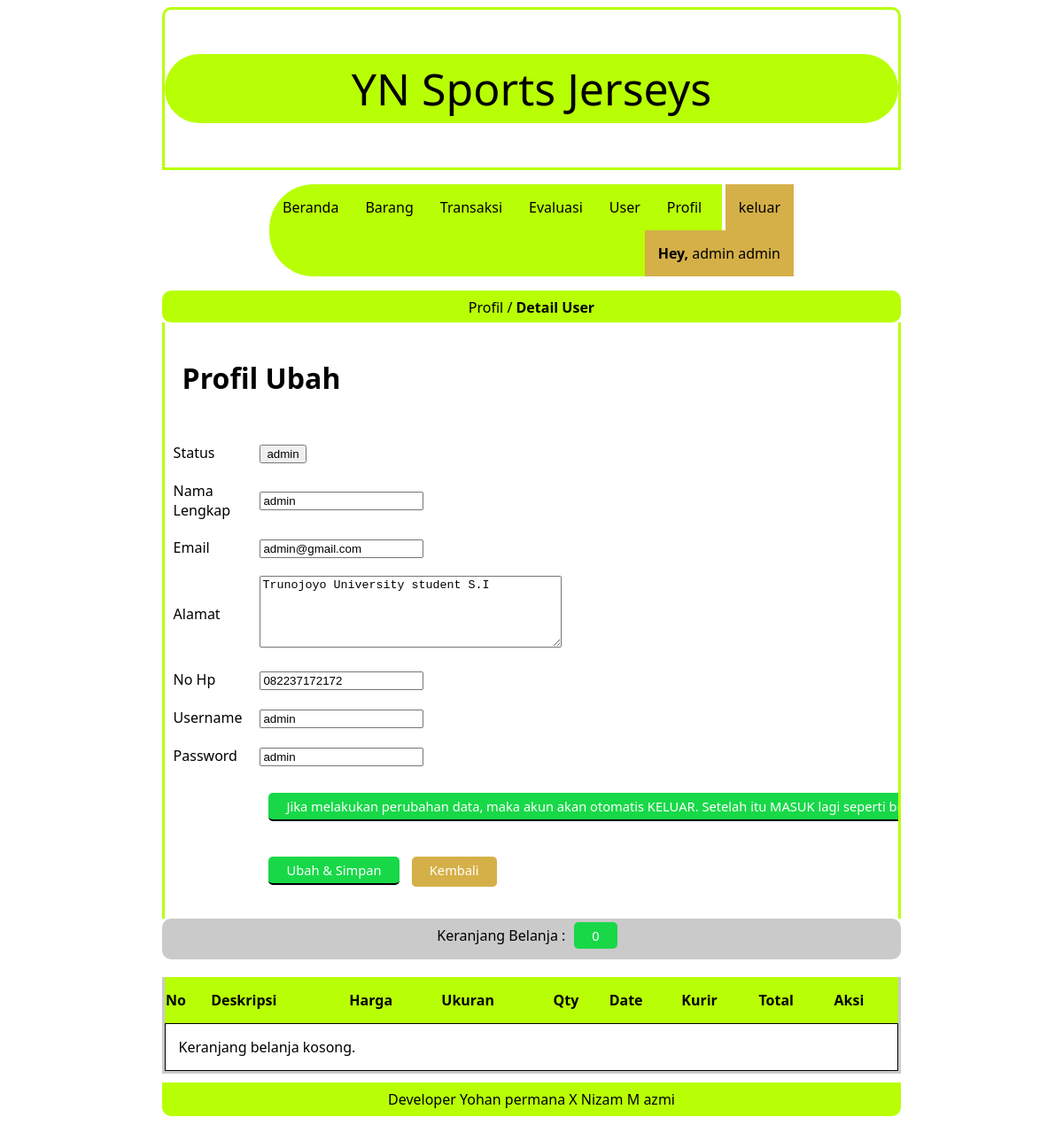
Screenshot of /index.php?page=profilad_ubah (signed in) with the database file from the repository.
### tables this page shows
CREATE TABLE `tbl_users` (
  `id_user` int(100) NOT NULL,
  `nama_lengkap` varchar(30) NOT NULL,
  `email` varchar(30) NOT NULL,
  `username` varchar(6) NOT NULL,
  `password` varchar(6) NOT NULL,
  `alamat` varchar(50) NOT NULL,
  `no_hp` text NOT NULL,
  `title` varchar(10) NOT NULL
);

### page/admin/profil/profil_ubah.php (the view, shortened to what this page needs)
<div class="box-title">
    <p>Profil / <b>Detail User</b></p>
</div>
<div id="box">
  <h1>Profil Ubah</h1>
  <?php
  include 'lib/koneksi.php';
  $user = $_SESSION['username'];
  $ambiluser = $conn->prepare("SELECT * FROM tbl_users WHERE username =:user");
  $ambiluser->bindparam(':user', $user);
  $ambiluser->execute();
  $data = $ambiluser->fetch(PDO::FETCH_OBJ);
   ?>
  <form name="ubah" action="?page=profilad_ubahpro" method="post" enctype="multipart/form-data">
  <table class="article">
    <tr>
      <td>Status</td>
      <td>
        <input type="button" value="<?php echo $data->title; ?>">
      </td>
    </tr>
    <tr>
      <td>Nama Lengkap</td>
      <td>
        <input type="text" name="nama_lengkap" value="<?php echo $data->nama_lengkap; ?>" required>
      </td>
    </tr>
    <tr>
      <td>Email</td>
      <td>
        <input type="text" name="email" value="<?php echo $data->email; ?>" required>
      </td>
    </tr>
    <tr>
      <td>Alamat</td>
      <td>
        <textarea name="alamat" rows="5" cols="40" required><?php echo $data->alamat; ?></textarea>
      </td>
    </tr>
    <tr>
      <td>No Hp</td>
      <td>
        <input type="text" name="no_hp" value="<?php echo $data->no_hp; ?>" required>
      </td>
    </tr>
    <tr>
      <td>Username</td>
      <td>
        <input type="text" name="username" maxlength="6" value="<?php echo $data->username; ?>" required>
      </td>
    </tr>
    <tr>
      <td>Password</td>
      <td>
        <input type="text" name="password" maxlength="6" value="<?php echo $data->password; ?>" required>
      </td>
    </tr>
    <tr>
      <td></td>
      <td>
        <input class="tombol-biru" type="button" value="Jika melakukan perubahan data, maka akun akan otomatis KELUAR. Setelah itu MASUK lagi seperti biasa">
      </td>
    </tr>
    <tr>
      <td></td>
      <td>
        <input class="tombol-biru" type="submit" name="ubah" value="Ubah & Simpan">
        <a class="tombol-merah" href="?page=profilad">Kembali</a>
      </td>
    </tr>
  </table>
  </form>
  <br>
</div>

### style.css (style rules this page uses)
.box-title { background: #b8ff06; width: 90%; border-radius: 10px; height: 30px; margin: auto; border: 3px solid #b8ff06; }
.box-title p { text-align: center; color: #000000; margin: 5px 5px; font-family: 'Segoe UI', Tahoma, Geneva, Verdana, sans-serif; }
#box { border-bottom: 0px; border-left: 3px solid #b8ff06; border-right: 3px solid #b8ff06; width: 90%; margin: auto; min-height: 200px; overflow: hidden; }
table.article { border-collapse: collapse; border: 0px; width: 100%; }
.article td { border: 0px; padding: 10px; }
#box p, h1,h2, table, tr, td, img { font-family: 'Segoe UI', Tahoma, Geneva, Verdana, sans-serif; padding: 20px; text-align: justify; }
.tombol-biru { background: #18d848; color: white; border-top: 0; border-left: 0; border-right: 0; border-radius: 5px; padding: 5px 20px; text-decoration: none; font-family: 'Segoe UI', Tahoma, Geneva, Verdana, sans-serif; font-size: 11pt; margin: 10px; }
.tombol-merah { background: #D5B048; color: white; border-top: 0; border-left: 0; border-right: 0; border-bottom: 4px solid #D5B048; border-radius: 5px; padding: 5px 20px; text-decoration: none; font-family: 'Segoe UI', Tahoma, Geneva, Verdana, sans-serif; font-size: 11pt; }
@media screen and (min-width: 768px) { .box-title, #box, .keranjang-title, #keranjang, .footer { width: 70%; } }

### rows the page displays
tbl_users: title "admin", nama_lengkap "admin", email "admin@gmail.com", alamat "Trunojoyo University student S.I", no_hp "082237172172", username "admin", password "admin"

### other values shown
$title "admin"
$user "admin"
$count "0"
